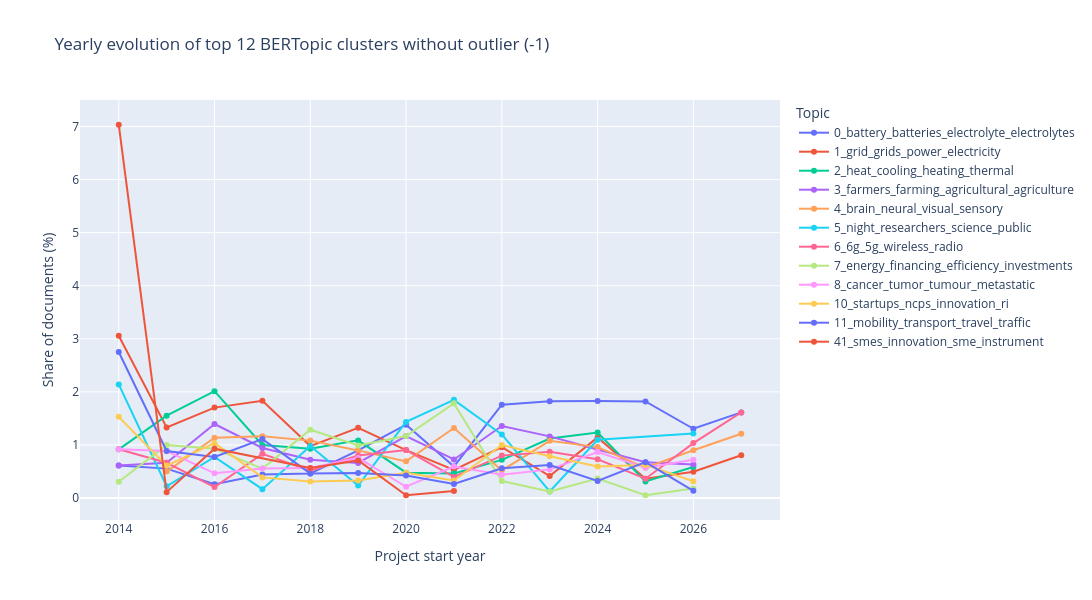

Notebook cell for this chart:
### Code cell
# Same line chart without the outlier cluster (-1) to focus on the named topics.
line_df = topic_year_counts_no_outlier[topic_year_counts_no_outlier["topic"].isin(popular_topics)].copy()
line_df = line_df.sort_values(["topic", "start_year"])
fig = px.line(
    line_df,
    x="start_year",
    y="share_pct",
    color="topic_name",
    title=f"Yearly evolution of top {TOP_N_TOPICS} BERTopic clusters without outlier (-1)",
    labels={"share_pct": "Share of documents (%)", "start_year": "Project start year"},
    category_orders={"start_year": sorted(valid_years)},
)
fig.update_traces(mode="lines+markers")
fig.update_layout(legend_title_text="Topic", hovermode="closest")
fig.update_layout(width=1400, height=600)
fig.write_image("data/yearly_evolution_top12_bertopic_no_outlier.png", width=1400, height=600, scale=2)
fig.show()

### Figure 1 — Plotly figure (JSON) as saved in the notebook; plotly's stock layout.template omitted (floating-point values rounded to 4 significant figures)
{"data": [{"hovertemplate": "topic_name=0_battery_batteries_electrolyte_electrolytes<br>Project start year=%{x}<br>Share of documents (%)=%{y}<extra></extra>", "legendgroup": "0_battery_batteries_electrolyte_electrolytes", "line": {"color": "#636efa", "dash": "solid"}, "marker": {"symbol": "circle"}, "mode": "lines+markers", "name": "0_battery_batteries_electrolyte_electrolytes", "orientation": "v", "showlegend": true, "type": "scatter", "x": [2014, 2015, 2016, 2017, 2018, 2019, 2020, 2021, 2022, 2023, 2024, 2025, 2026, 2027], "xaxis": "x", "y": [0.6116, 0.5537, 0.2581, 0.444, 0.4634, 0.8971, 1.381, 0.5945, 1.757, 1.825, 1.827, 1.819, 1.305, 1.613], "yaxis": "y"}, {"hovertemplate": "topic_name=1_grid_grids_power_electricity<br>Project start year=%{x}<br>Share of documents (%)=%{y}<extra></extra>", "legendgroup": "1_grid_grids_power_electricity", "line": {"color": "#EF553B", "dash": "solid"}, "marker": {"symbol": "circle"}, "mode": "lines+markers", "name": "1_grid_grids_power_electricity", "orientation": "v", "showlegend": true, "type": "scatter", "x": [2014, 2015, 2016, 2017, 2018, 2019, 2020, 2021, 2022, 2023, 2024, 2025, 2026, 2027], "xaxis": "x", "y": [3.058, 1.329, 1.704, 1.831, 0.9784, 1.322, 0.9028, 0.5284, 0.9585, 0.4148, 1.142, 0.3638, 0.495, 0.8065], "yaxis": "y"}, {"hovertemplate": "topic_name=2_heat_cooling_heating_thermal<br>Project start year=%{x}<br>Share of documents (%)=%{y}<extra></extra>", "legendgroup": "2_heat_cooling_heating_thermal", "line": {"color": "#00cc96", "dash": "solid"}, "marker": {"symbol": "circle"}, "mode": "lines+markers", "name": "2_heat_cooling_heating_thermal", "orientation": "v", "showlegend": true, "type": "scatter", "x": [2014, 2015, 2016, 2017, 2018, 2019, 2020, 2021, 2022, 2023, 2024, 2025, 2026], "xaxis": "x", "y": [0.9174, 1.55, 2.013, 0.9989, 0.9269, 1.086, 0.478, 0.4624, 0.7188, 1.12, 1.233, 0.3119, 0.5851], "yaxis": "y"}, {"hovertemplate": "topic_name=3_farmers_farming_agricultural_agriculture<br>Project start year=%{x}<br>Share of documents (%)=%{y}<extra></extra>", "legendgroup": "3_farmers_farming_agricultural_agriculture", "line": {"color": "#ab63fa", "dash": "solid"}, "marker": {"symbol": "circle"}, "mode": "lines+markers", "name": "3_farmers_farming_agricultural_agriculture", "orientation": "v", "showlegend": true, "type": "scatter", "x": [2014, 2015, 2016, 2017, 2018, 2019, 2020, 2021, 2022, 2023, 2024, 2025, 2026], "xaxis": "x", "y": [0.6116, 0.6645, 1.394, 0.9434, 0.7209, 0.661, 1.168, 0.7266, 1.358, 1.161, 0.9137, 0.6757, 0.6301], "yaxis": "y"}, {"hovertemplate": "topic_name=4_brain_neural_visual_sensory<br>Project start year=%{x}<br>Share of documents (%)=%{y}<extra></extra>", "legendgroup": "4_brain_neural_visual_sensory", "line": {"color": "#FFA15A", "dash": "solid"}, "marker": {"symbol": "circle"}, "mode": "lines+markers", "name": "4_brain_neural_visual_sensory", "orientation": "v", "showlegend": true, "type": "scatter", "x": [2015, 2016, 2017, 2018, 2019, 2020, 2021, 2022, 2023, 2024, 2025, 2026, 2027], "xaxis": "x", "y": [0.4983, 1.136, 1.165, 1.081, 0.8971, 0.6904, 1.321, 0.5192, 1.078, 0.9593, 0.5717, 0.9001, 1.21], "yaxis": "y"}, {"hovertemplate": "topic_name=5_night_researchers_science_public<br>Project start year=%{x}<br>Share of documents (%)=%{y}<extra></extra>", "legendgroup": "5_night_researchers_science_public", "line": {"color": "#19d3f3", "dash": "solid"}, "marker": {"symbol": "circle"}, "mode": "lines+markers", "name": "5_night_researchers_science_public", "orientation": "v", "showlegend": true, "type": "scatter", "x": [2014, 2015, 2016, 2017, 2018, 2019, 2020, 2021, 2022, 2023, 2024, 2026], "xaxis": "x", "y": [2.141, 0.2215, 0.7744, 0.1665, 0.9784, 0.2361, 1.434, 1.849, 1.198, 0.1244, 1.096, 1.215], "yaxis": "y"}, {"hovertemplate": "topic_name=6_6g_5g_wireless_radio<br>Project start year=%{x}<br>Share of documents (%)=%{y}<extra></extra>", "legendgroup": "6_6g_5g_wireless_radio", "line": {"color": "#FF6692", "dash": "solid"}, "marker": {"symbol": "circle"}, "mode": "lines+markers", "name": "6_6g_5g_wireless_radio", "orientation": "v", "showlegend": true, "type": "scatter", "x": [2014, 2015, 2016, 2017, 2018, 2019, 2020, 2021, 2022, 2023, 2024, 2025, 2026, 2027], "xaxis": "x", "y": [0.9174, 0.6645, 0.2065, 0.8324, 0.5149, 0.8026, 0.9028, 0.3963, 0.7987, 0.871, 0.7309, 0.3638, 1.035, 1.613], "yaxis": "y"}, {"hovertemplate": "topic_name=7_energy_financing_efficiency_investments<br>Project start year=%{x}<br>Share of documents (%)=%{y}<extra></extra>", "legendgroup": "7_energy_financing_efficiency_investments", "line": {"color": "#B6E880", "dash": "solid"}, "marker": {"symbol": "circle"}, "mode": "lines+markers", "name": "7_energy_financing_efficiency_investments", "orientation": "v", "showlegend": true, "type": "scatter", "x": [2014, 2015, 2016, 2017, 2018, 2019, 2020, 2021, 2022, 2023, 2024, 2025, 2026], "xaxis": "x", "y": [0.3058, 0.9967, 0.9293, 0.5549, 1.287, 0.9915, 1.168, 1.783, 0.3195, 0.1244, 0.3655, 0.05198, 0.18], "yaxis": "y"}, {"hovertemplate": "topic_name=8_cancer_tumor_tumour_metastatic<br>Project start year=%{x}<br>Share of documents (%)=%{y}<extra></extra>", "legendgroup": "8_cancer_tumor_tumour_metastatic", "line": {"color": "#FF97FF", "dash": "solid"}, "marker": {"symbol": "circle"}, "mode": "lines+markers", "name": "8_cancer_tumor_tumour_metastatic", "orientation": "v", "showlegend": true, "type": "scatter", "x": [2014, 2015, 2016, 2017, 2018, 2019, 2020, 2021, 2022, 2023, 2024, 2025, 2026], "xaxis": "x", "y": [0.9174, 0.8859, 0.4646, 0.5549, 0.5664, 0.7554, 0.2124, 0.5945, 0.4393, 0.5392, 0.868, 0.5717, 0.7201], "yaxis": "y"}, {"hovertemplate": "topic_name=10_startups_ncps_innovation_ri<br>Project start year=%{x}<br>Share of documents (%)=%{y}<extra></extra>", "legendgroup": "10_startups_ncps_innovation_ri", "line": {"color": "#FECB52", "dash": "solid"}, "marker": {"symbol": "circle"}, "mode": "lines+markers", "name": "10_startups_ncps_innovation_ri", "orientation": "v", "showlegend": true, "type": "scatter", "x": [2014, 2015, 2016, 2017, 2018, 2019, 2020, 2021, 2022, 2023, 2024, 2025, 2026], "xaxis": "x", "y": [1.529, 0.6091, 1.033, 0.3885, 0.309, 0.3305, 0.478, 0.3303, 0.9984, 0.7881, 0.5939, 0.6237, 0.315], "yaxis": "y"}, {"hovertemplate": "topic_name=11_mobility_transport_travel_traffic<br>Project start year=%{x}<br>Share of documents (%)=%{y}<extra></extra>", "legendgroup": "11_mobility_transport_travel_traffic", "line": {"color": "#636efa", "dash": "solid"}, "marker": {"symbol": "circle"}, "mode": "lines+markers", "name": "11_mobility_transport_travel_traffic", "orientation": "v", "showlegend": true, "type": "scatter", "x": [2014, 2015, 2016, 2017, 2018, 2019, 2020, 2021, 2022, 2023, 2024, 2025, 2026], "xaxis": "x", "y": [2.752, 0.8859, 0.7744, 1.11, 0.4634, 0.4721, 0.4249, 0.2642, 0.5591, 0.6221, 0.3198, 0.6757, 0.135], "yaxis": "y"}, {"hovertemplate": "topic_name=41_smes_innovation_sme_instrument<br>Project start year=%{x}<br>Share of documents (%)=%{y}<extra></extra>", "legendgroup": "41_smes_innovation_sme_instrument", "line": {"color": "#EF553B", "dash": "solid"}, "marker": {"symbol": "circle"}, "mode": "lines+markers", "name": "41_smes_innovation_sme_instrument", "orientation": "v", "showlegend": true, "type": "scatter", "x": [2014, 2015, 2016, 2018, 2019, 2020, 2021], "xaxis": "x", "y": [7.034, 0.1107, 0.9293, 0.5664, 0.7082, 0.05311, 0.1321], "yaxis": "y"}], "layout": {"height": 600, "hovermode": "closest", "legend": {"title": {"text": "Topic"}, "tracegroupgap": 0}, "title": {"text": "Yearly evolution of top 12 BERTopic clusters without outlier (-1)"}, "width": 1400, "xaxis": {"anchor": "y", "categoryarray": [2014, 2015, 2016, 2017, 2018, 2019, 2020, 2021, 2022, 2023, 2024, 2025, 2026, 2027], "categoryorder": "array", "domain": [0, 1], "title": {"text": "Project start year"}}, "yaxis": {"anchor": "x", "domain": [0, 1], "title": {"text": "Share of documents (%)"}}}}
